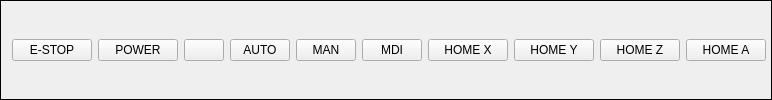
        <widget class="QFrame" name="gridFrame">
         <property name="styleSheet">
          <string notr="true">ActionButton {
min-height: 50px;
min-width: 50px;
font: 14pt &quot;DejaVu Sans&quot;;
}

GridFrame::{ background-color: rgb(52, 101, 164);}</string>
         </property>
         <property name="frameShape">
          <enum>QFrame::Box</enum>
         </property>
         <layout class="QGridLayout" name="gridLayout_2">
          <property name="leftMargin">
           <number>5</number>
          </property>
          <property name="topMargin">
           <number>5</number>
          </property>
          <property name="rightMargin">
           <number>5</number>
          </property>
          <property name="bottomMargin">
           <number>5</number>
          </property>
          <item row="1" column="3">
           <widget class="ActionButton" name="homeall">
            <property name="rules" stdset="0">
             <string>[{&quot;channels&quot;: [{&quot;url&quot;: &quot;status:homed&quot;, &quot;trigger&quot;: true}, {&quot;url&quot;: &quot;status:joint.1.homed&quot;, &quot;trigger&quot;: false}, {&quot;url&quot;: &quot;status:joint.2.homed&quot;, &quot;trigger&quot;: false}], &quot;property&quot;: &quot;Text&quot;, &quot;expression&quot;: &quot;'HOMED' if ch[0][0] and ch[0][1] and ch[0][2] else 'Home\\nAll'&quot;, &quot;name&quot;: &quot;Button Name&quot;}, {&quot;channels&quot;: [{&quot;url&quot;: &quot;status:homed&quot;, &quot;trigger&quot;: true}, {&quot;url&quot;: &quot;status:joint.1.homed&quot;, &quot;trigger&quot;: false}, {&quot;url&quot;: &quot;status:joint.2.homed&quot;, &quot;trigger&quot;: false}, {&quot;url&quot;: &quot;status:joint.2.homed&quot;, &quot;trigger&quot;: false}], &quot;property&quot;: &quot;Style Sheet&quot;, &quot;expression&quot;: &quot;\&quot;background-color:rgb(138, 226, 52)\&quot; if ch[0][0] and ch[0][1] and ch[0][2] and ch[0][2] else ''&quot;, &quot;name&quot;: &quot;back color&quot;}]</string>
            </property>
            <property name="actionName" stdset="0">
             <string>machine.home.all</string>
            </property>
           </widget>
          </item>
          <item row="1" column="1">
           <widget class="ActionButton" name="estop">
            <property name="styleSheet">
             <string notr="true"/>
            </property>
            <property name="text">
             <string>E-STOP</string>
            </property>
            <property name="checkable">
             <bool>true</bool>
            </property>
            <property name="actionName" stdset="0">
             <string>machine.estop.toggle</string>
            </property>
           </widget>
          </item>
          <item row="1" column="2">
           <widget class="ActionButton" name="power">
            <property name="text">
             <string>POWER</string>
            </property>
            <property name="checkable">
             <bool>true</bool>
            </property>
            <property name="actionName" stdset="0">
             <string>machine.power.toggle</string>
            </property>
           </widget>
          </item>
          <item row="1" column="7">
           <widget class="ActionButton" name="home_x">
            <property name="text">
             <string>HOME X</string>
            </property>
            <property name="rules" stdset="0">
             <string>[{&quot;channels&quot;: [{&quot;url&quot;: &quot;status:joint.0.homed&quot;, &quot;trigger&quot;: true}], &quot;property&quot;: &quot;Style Sheet&quot;, &quot;expression&quot;: &quot;'background-color:rgb(150,255,150)' if ch[0] else 'background-color:rgb(240,240,80)'&quot;, &quot;name&quot;: &quot;New Rule&quot;}]</string>
            </property>
            <property name="actionName" stdset="0">
             <string>machine.home.joint:0</string>
            </property>
           </widget>
          </item>
          <item row="1" column="9">
           <widget class="ActionButton" name="home_z">
            <property name="text">
             <string>HOME Z</string>
            </property>
            <property name="rules" stdset="0">
             <string>[{&quot;channels&quot;: [{&quot;url&quot;: &quot;status:joint.2.homed&quot;, &quot;trigger&quot;: true}], &quot;property&quot;: &quot;Style Sheet&quot;, &quot;expression&quot;: &quot;'background-color:rgb(150,255,150)' if ch[0] else 'background-color:rgb(240,240,80)'&quot;, &quot;name&quot;: &quot;New Rule&quot;}]</string>
            </property>
            <property name="actionName" stdset="0">
             <string>machine.home.joint:2</string>
            </property>
           </widget>
          </item>
          <item row="1" column="8">
           <widget class="ActionButton" name="home_y">
            <property name="text">
             <string>HOME Y</string>
            </property>
            <property name="rules" stdset="0">
             <string>[{&quot;channels&quot;: [{&quot;url&quot;: &quot;status:joint.1.homed&quot;, &quot;trigger&quot;: true}], &quot;property&quot;: &quot;Style Sheet&quot;, &quot;expression&quot;: &quot;'background-color:rgb(150,255,150)' if ch[0] else 'background-color:rgb(240,240,80)'&quot;, &quot;name&quot;: &quot;New Rule&quot;}]</string>
            </property>
            <property name="actionName" stdset="0">
             <string>machine.home.joint:1</string>
            </property>
           </widget>
          </item>
          <item row="1" column="10">
           <widget class="ActionButton" name="home_a">
            <property name="text">
             <string>HOME A</string>
            </property>
            <property name="rules" stdset="0">
             <string>[{&quot;channels&quot;: [{&quot;url&quot;: &quot;status:joint.3.homed&quot;, &quot;trigger&quot;: true}], &quot;property&quot;: &quot;Style Sheet&quot;, &quot;expression&quot;: &quot;'background-color:rgb(150,255,150)' if ch[0] else 'background-color:rgb(240,240,80)'&quot;, &quot;name&quot;: &quot;New Rule&quot;}]</string>
            </property>
            <property name="actionName" stdset="0">
             <string>machine.home.joint:3</string>
            </property>
           </widget>
          </item>
          <item row="1" column="5">
           <widget class="ActionButton" name="manual_2">
            <property name="maximumSize">
             <size>
              <width>60</width>
              <height>16777215</height>
             </size>
            </property>
            <property name="text">
             <string>MAN</string>
            </property>
            <property name="rules" stdset="0">
             <string>[{&quot;channels&quot;: [{&quot;url&quot;: &quot;status:task_mode&quot;, &quot;trigger&quot;: true}], &quot;property&quot;: &quot;Style Sheet&quot;, &quot;expression&quot;: &quot;\&quot;background-color:rgb(138, 226, 52)\&quot; if ch[0]==1 else ''&quot;, &quot;name&quot;: &quot;color&quot;}]</string>
            </property>
            <property name="actionName" stdset="0">
             <string>machine.mode.manual</string>
            </property>
           </widget>
          </item>
          <item row="1" column="6">
           <widget class="ActionButton" name="mdi_2">
            <property name="maximumSize">
             <size>
              <width>60</width>
              <height>16777215</height>
             </size>
            </property>
            <property name="text">
             <string>MDI</string>
            </property>
            <property name="rules" stdset="0">
             <string>[{&quot;channels&quot;: [{&quot;url&quot;: &quot;status:task_mode&quot;, &quot;trigger&quot;: true}], &quot;property&quot;: &quot;Style Sheet&quot;, &quot;expression&quot;: &quot;\&quot;background-color:rgb(138, 226, 52)\&quot; if ch[0]==3 else ''&quot;, &quot;name&quot;: &quot;color&quot;}]</string>
            </property>
            <property name="actionName" stdset="0">
             <string>machine.mode.mdi</string>
            </property>
           </widget>
          </item>
          <item row="1" column="4">
           <widget class="ActionButton" name="auto_3">
            <property name="maximumSize">
             <size>
              <width>60</width>
              <height>16777215</height>
             </size>
            </property>
            <property name="text">
             <string>AUTO</string>
            </property>
            <property name="rules" stdset="0">
             <string>[{&quot;channels&quot;: [{&quot;url&quot;: &quot;status:task_mode&quot;, &quot;trigger&quot;: true}], &quot;property&quot;: &quot;Style Sheet&quot;, &quot;expression&quot;: &quot;\&quot;background-color:rgb(138, 226, 52)\&quot; if ch[0]==2 else ''&quot;, &quot;name&quot;: &quot;color&quot;}]</string>
            </property>
            <property name="actionName" stdset="0">
             <string>machine.mode.auto</string>
            </property>
           </widget>
          </item>
          <item row="1" column="0">
           <widget class="StatusLED" name="error" native="true">
            <property name="maximumSize">
             <size>
              <width>45</width>
              <height>16777215</height>
             </size>
            </property>
            <property name="rules" stdset="0">
             <string>[{&quot;channels&quot;: [{&quot;url&quot;: &quot;status:state&quot;, &quot;trigger&quot;: true}], &quot;property&quot;: &quot;Flashing&quot;, &quot;expression&quot;: &quot;ch[0]==3&quot;, &quot;name&quot;: &quot;alarm&quot;}, {&quot;channels&quot;: [{&quot;url&quot;: &quot;status:state&quot;, &quot;trigger&quot;: true}], &quot;property&quot;: &quot;Enable&quot;, &quot;expression&quot;: &quot;ch[0]==3&quot;, &quot;name&quot;: &quot;enable when in alarm&quot;}]</string>
            </property>
           </widget>
          </item>
         </layout>
        </widget>
